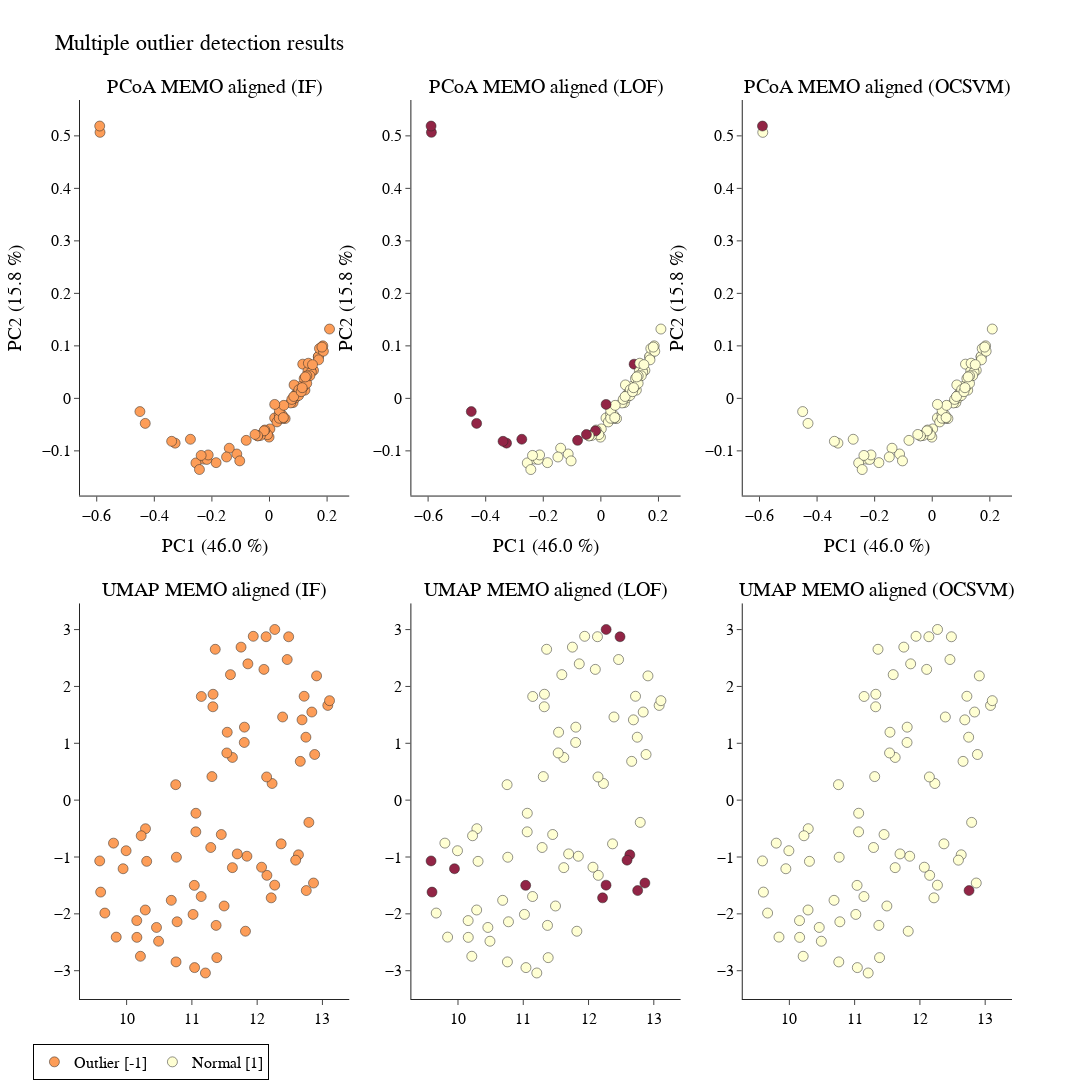

The code cell stored with this chart in its notebook:
### Markdown cell above
#### SC.2.1 PCoA + UMAP combined visualization

### Code cell
pcoa_umap_2d(
    matrix= metric_df,
    data = SC,
    metric= 'braycurtis', 
    filename_header=filename_header)

### Figure 1 — Plotly figure (JSON) as saved in the notebook; plotly's stock layout.template omitted (floating-point values rounded to 4 significant figures)
{"data": [{"hovertext": ["LQ-01-61-08_pos.mzXML", "LQ-01-61-09_pos.mzXML", "LQ-01-61-15_pos.mzXML", "LQ-01-61-05_pos.mzXML", "LQ-01-61-12_pos.mzXML", "LQ-01-61-22_pos.mzXML", "LQ-01-61-27_pos.mzXML", "LQ-01-61-10_pos.mzXML", "LQ-01-61-06_pos.mzXML", "LQ-01-61-02_pos.mzXML", "LQ-01-61-01_pos.mzXML", "LQ-01-61-16_pos.mzXML", "LQ-01-61-13_pos.mzXML", "LQ-01-61-04_pos.mzXML", "LQ-01-61-03_pos.mzXML", "LQ-01-61-11_pos.mzXML", "LQ-01-61-42_pos.mzXML", "LQ-01-61-28_pos.mzXML", "LQ-01-61-21_pos.mzXML", "LQ-01-61-23_pos.mzXML", "LQ-01-61-47_pos.mzXML", "LQ-01-61-18_pos.mzXML", "LQ-01-61-26_pos.mzXML", "LQ-01-61-29_pos.mzXML", "LQ-01-61-44_pos.mzXML", "LQ-01-61-46_pos.mzXML", "LQ-01-61-30_pos.mzXML", "LQ-01-61-17_pos.mzXML", "LQ-01-61-32_pos.mzXML", "LQ-01-61-25_pos.mzXML", "LQ-01-61-14_pos.mzXML", "LQ-01-61-62_pos.mzXML", "LQ-01-61-57_pos.mzXML", "LQ-01-61-60_pos.mzXML", "LQ-01-61-39_pos.mzXML", "LQ-01-61-33_pos.mzXML", "LQ-01-61-77_pos.mzXML", "LQ-01-61-38_pos.mzXML", "LQ-01-61-43_pos.mzXML", "LQ-01-61-07_pos.mzXML", "LQ-01-61-61_pos.mzXML", "LQ-01-61-36_pos.mzXML", "LQ-01-61-48_pos.mzXML", "LQ-01-61-49_pos.mzXML", "LQ-01-61-20_pos.mzXML", "LQ-01-61-19_pos.mzXML", "LQ-01-61-40_pos.mzXML", "LQ-01-61-24_pos.mzXML", "LQ-01-61-34_pos.mzXML", "LQ-01-61-51_pos.mzXML", "LQ-01-61-31_pos.mzXML", "LQ-01-61-76_pos.mzXML", "LQ-01-61-64_pos.mzXML", "LQ-01-61-52_pos.mzXML", "LQ-01-61-68_pos.mzXML", "LQ-01-61-50_pos.mzXML", "LQ-01-61-78_pos.mzXML", "LQ-01-61-63_pos.mzXML", "LQ-01-61-67_pos.mzXML", "LQ-01-61-54_pos.mzXML", "LQ-01-61-69_pos.mzXML", "LQ-01-61-53_pos.mzXML", "LQ-01-61-45_pos.mzXML", "LQ-01-61-59_pos.mzXML", "LQ-01-61-58_pos.mzXML", "LQ-01-61-41_pos.mzXML", "LQ-01-61-66_pos.mzXML", "LQ-01-61-35_pos.mzXML", "LQ-01-61-71_pos.mzXML", "LQ-01-61-72_pos.mzXML", "LQ-01-61-70_pos.mzXML", "LQ-01-61-65_pos.mzXML", "LQ-01-61-75_pos.mzXML", "LQ-01-61-37_pos.mzXML", "LQ-01-61-73_pos.mzXML", "LQ-01-61-74_pos.mzXML", "LQ-01-61-55_pos.mzXML", "LQ-01-61-56_pos.mzXML"], "marker": {"color": [1, 1, 1, 1, 1, 1, 1, 1, 1, 1, 1, 1, 1, 1, 1, 1, 1, 1, 1, 1, 1, 1, 1, 1, 1, 1, 1, 1, 1, 1, 1, 1, 1, 1, 1, 1, 1, 1, 1, 1, 1, 1, 1, 1, 1, 1, 1, 1, 1, 1, 1, 1, 1, 1, 1, 1, 1, 1, 1, 1, 1, 1, 1, 1, 1, 1, 1, 1, 1, 1, 1, 1, 1, 1, 1, 1, 1, 1], "colorscale": [[0, "rgb(128,0,38)"], [0.125, "rgb(189,0,38)"], [0.25, "rgb(227,26,28)"], [0.375, "rgb(252,78,42)"], [0.5, "rgb(253,141,60)"], [0.625, "rgb(254,178,76)"], [0.75, "rgb(254,217,118)"], [0.875, "rgb(255,237,160)"], [1, "rgb(255,255,204)"]], "line": {"color": "black", "width": 0.5}, "showscale": false, "size": 10}, "mode": "markers", "opacity": 0.85, "showlegend": false, "type": "scatter", "x": [-0.2286, -0.4501, -0.1135, -0.1034, 0.001457, -0.3276, -0.1854, 0.08195, -0.00143, 0.09354, 0.1231, 0.09652, 0.1694, 0.1368, 0.07349, 0.1699, -0.1397, -0.1491, -0.2555, -0.3398, -0.2175, -0.007057, 0.08935, 0.09277, 0.01784, -0.03137, 0.1529, 0.1177, 0.1096, 0.1271, 0.08534, -0.2128, -0.2373, -0.4315, 0.04453, 0.1433, -0.5886, 0.05438, 0.02596, 0.1155, -0.04088, 0.08656, 0.04559, -0.01624, 0.2085, 0.1203, 0.101, 0.1853, 0.1735, 0.03374, 0.1336, -0.5897, -0.01857, 0.03389, -0.2433, -0.04112, -0.2746, -0.08086, 0.0342, 0.1021, 0.04963, 0.07757, 0.1294, 0.1453, 0.1872, 0.1351, 0.08427, 0.1822, 0.1102, 0.01812, -0.05027, 0.1402, 0.1705, 0.1136, 0.04823, 0.1296, 0.1247, 0.1494], "xaxis": "x", "y": [-0.1156, -0.02519, -0.1059, -0.1191, -0.0582, -0.08527, -0.1224, -0.008078, -0.07382, 0.00568, 0.01564, 0.009842, 0.07915, 0.04527, -0.008717, 0.07997, -0.09498, -0.1117, -0.123, -0.08181, -0.1164, -0.06909, 0.000935, 0.008127, -0.03735, -0.07069, 0.05334, 0.02228, 0.02326, 0.0371, 0.02562, -0.1078, -0.1087, -0.04766, -0.03203, 0.05336, 0.5067, -0.03849, -0.04484, 0.06516, -0.0712, 0.00394, -0.03819, -0.06031, 0.132, 0.03767, 0.005376, 0.1, 0.09494, -0.03016, 0.05179, 0.5187, -0.06192, -0.03788, -0.1356, -0.07151, -0.0779, -0.08002, -0.02307, 0.01654, -0.01331, -0.00199, 0.02859, 0.05008, 0.08979, 0.06695, 0.00359, 0.09765, 0.01274, -0.01152, -0.06877, 0.04315, 0.0734, 0.02032, -0.03658, 0.04286, 0.04086, 0.0642], "yaxis": "y"}, {"hovertext": ["LQ-01-61-08_pos.mzXML", "LQ-01-61-09_pos.mzXML", "LQ-01-61-15_pos.mzXML", "LQ-01-61-05_pos.mzXML", "LQ-01-61-12_pos.mzXML", "LQ-01-61-22_pos.mzXML", "LQ-01-61-27_pos.mzXML", "LQ-01-61-10_pos.mzXML", "LQ-01-61-06_pos.mzXML", "LQ-01-61-02_pos.mzXML", "LQ-01-61-01_pos.mzXML", "LQ-01-61-16_pos.mzXML", "LQ-01-61-13_pos.mzXML", "LQ-01-61-04_pos.mzXML", "LQ-01-61-03_pos.mzXML", "LQ-01-61-11_pos.mzXML", "LQ-01-61-42_pos.mzXML", "LQ-01-61-28_pos.mzXML", "LQ-01-61-21_pos.mzXML", "LQ-01-61-23_pos.mzXML", "LQ-01-61-47_pos.mzXML", "LQ-01-61-18_pos.mzXML", "LQ-01-61-26_pos.mzXML", "LQ-01-61-29_pos.mzXML", "LQ-01-61-44_pos.mzXML", "LQ-01-61-46_pos.mzXML", "LQ-01-61-30_pos.mzXML", "LQ-01-61-17_pos.mzXML", "LQ-01-61-32_pos.mzXML", "LQ-01-61-25_pos.mzXML", "LQ-01-61-14_pos.mzXML", "LQ-01-61-62_pos.mzXML", "LQ-01-61-57_pos.mzXML", "LQ-01-61-60_pos.mzXML", "LQ-01-61-39_pos.mzXML", "LQ-01-61-33_pos.mzXML", "LQ-01-61-77_pos.mzXML", "LQ-01-61-38_pos.mzXML", "LQ-01-61-43_pos.mzXML", "LQ-01-61-07_pos.mzXML", "LQ-01-61-61_pos.mzXML", "LQ-01-61-36_pos.mzXML", "LQ-01-61-48_pos.mzXML", "LQ-01-61-49_pos.mzXML", "LQ-01-61-20_pos.mzXML", "LQ-01-61-19_pos.mzXML", "LQ-01-61-40_pos.mzXML", "LQ-01-61-24_pos.mzXML", "LQ-01-61-34_pos.mzXML", "LQ-01-61-51_pos.mzXML", "LQ-01-61-31_pos.mzXML", "LQ-01-61-76_pos.mzXML", "LQ-01-61-64_pos.mzXML", "LQ-01-61-52_pos.mzXML", "LQ-01-61-68_pos.mzXML", "LQ-01-61-50_pos.mzXML", "LQ-01-61-78_pos.mzXML", "LQ-01-61-63_pos.mzXML", "LQ-01-61-67_pos.mzXML", "LQ-01-61-54_pos.mzXML", "LQ-01-61-69_pos.mzXML", "LQ-01-61-53_pos.mzXML", "LQ-01-61-45_pos.mzXML", "LQ-01-61-59_pos.mzXML", "LQ-01-61-58_pos.mzXML", "LQ-01-61-41_pos.mzXML", "LQ-01-61-66_pos.mzXML", "LQ-01-61-35_pos.mzXML", "LQ-01-61-71_pos.mzXML", "LQ-01-61-72_pos.mzXML", "LQ-01-61-70_pos.mzXML", "LQ-01-61-65_pos.mzXML", "LQ-01-61-75_pos.mzXML", "LQ-01-61-37_pos.mzXML", "LQ-01-61-73_pos.mzXML", "LQ-01-61-74_pos.mzXML", "LQ-01-61-55_pos.mzXML", "LQ-01-61-56_pos.mzXML"], "marker": {"color": [1, -1, 1, 1, 1, -1, 1, 1, 1, 1, 1, 1, 1, 1, 1, 1, 1, 1, 1, -1, 1, 1, 1, 1, 1, 1, 1, 1, 1, 1, 1, 1, 1, -1, 1, 1, -1, 1, 1, -1, 1, 1, 1, 1, 1, 1, 1, 1, 1, 1, 1, -1, -1, 1, 1, 1, -1, -1, 1, 1, 1, 1, 1, 1, 1, 1, 1, 1, 1, -1, -1, 1, 1, 1, 1, 1, 1, 1], "colorscale": [[0, "rgb(128,0,38)"], [0.125, "rgb(189,0,38)"], [0.25, "rgb(227,26,28)"], [0.375, "rgb(252,78,42)"], [0.5, "rgb(253,141,60)"], [0.625, "rgb(254,178,76)"], [0.75, "rgb(254,217,118)"], [0.875, "rgb(255,237,160)"], [1, "rgb(255,255,204)"]], "line": {"color": "black", "width": 0.5}, "showscale": false, "size": 10}, "mode": "markers", "opacity": 0.85, "showlegend": false, "type": "scatter", "x": [-0.2286, -0.4501, -0.1135, -0.1034, 0.001457, -0.3276, -0.1854, 0.08195, -0.00143, 0.09354, 0.1231, 0.09652, 0.1694, 0.1368, 0.07349, 0.1699, -0.1397, -0.1491, -0.2555, -0.3398, -0.2175, -0.007057, 0.08935, 0.09277, 0.01784, -0.03137, 0.1529, 0.1177, 0.1096, 0.1271, 0.08534, -0.2128, -0.2373, -0.4315, 0.04453, 0.1433, -0.5886, 0.05438, 0.02596, 0.1155, -0.04088, 0.08656, 0.04559, -0.01624, 0.2085, 0.1203, 0.101, 0.1853, 0.1735, 0.03374, 0.1336, -0.5897, -0.01857, 0.03389, -0.2433, -0.04112, -0.2746, -0.08086, 0.0342, 0.1021, 0.04963, 0.07757, 0.1294, 0.1453, 0.1872, 0.1351, 0.08427, 0.1822, 0.1102, 0.01812, -0.05027, 0.1402, 0.1705, 0.1136, 0.04823, 0.1296, 0.1247, 0.1494], "xaxis": "x2", "y": [-0.1156, -0.02519, -0.1059, -0.1191, -0.0582, -0.08527, -0.1224, -0.008078, -0.07382, 0.00568, 0.01564, 0.009842, 0.07915, 0.04527, -0.008717, 0.07997, -0.09498, -0.1117, -0.123, -0.08181, -0.1164, -0.06909, 0.000935, 0.008127, -0.03735, -0.07069, 0.05334, 0.02228, 0.02326, 0.0371, 0.02562, -0.1078, -0.1087, -0.04766, -0.03203, 0.05336, 0.5067, -0.03849, -0.04484, 0.06516, -0.0712, 0.00394, -0.03819, -0.06031, 0.132, 0.03767, 0.005376, 0.1, 0.09494, -0.03016, 0.05179, 0.5187, -0.06192, -0.03788, -0.1356, -0.07151, -0.0779, -0.08002, -0.02307, 0.01654, -0.01331, -0.00199, 0.02859, 0.05008, 0.08979, 0.06695, 0.00359, 0.09765, 0.01274, -0.01152, -0.06877, 0.04315, 0.0734, 0.02032, -0.03658, 0.04286, 0.04086, 0.0642], "yaxis": "y2"}, {"hovertext": ["LQ-01-61-08_pos.mzXML", "LQ-01-61-09_pos.mzXML", "LQ-01-61-15_pos.mzXML", "LQ-01-61-05_pos.mzXML", "LQ-01-61-12_pos.mzXML", "LQ-01-61-22_pos.mzXML", "LQ-01-61-27_pos.mzXML", "LQ-01-61-10_pos.mzXML", "LQ-01-61-06_pos.mzXML", "LQ-01-61-02_pos.mzXML", "LQ-01-61-01_pos.mzXML", "LQ-01-61-16_pos.mzXML", "LQ-01-61-13_pos.mzXML", "LQ-01-61-04_pos.mzXML", "LQ-01-61-03_pos.mzXML", "LQ-01-61-11_pos.mzXML", "LQ-01-61-42_pos.mzXML", "LQ-01-61-28_pos.mzXML", "LQ-01-61-21_pos.mzXML", "LQ-01-61-23_pos.mzXML", "LQ-01-61-47_pos.mzXML", "LQ-01-61-18_pos.mzXML", "LQ-01-61-26_pos.mzXML", "LQ-01-61-29_pos.mzXML", "LQ-01-61-44_pos.mzXML", "LQ-01-61-46_pos.mzXML", "LQ-01-61-30_pos.mzXML", "LQ-01-61-17_pos.mzXML", "LQ-01-61-32_pos.mzXML", "LQ-01-61-25_pos.mzXML", "LQ-01-61-14_pos.mzXML", "LQ-01-61-62_pos.mzXML", "LQ-01-61-57_pos.mzXML", "LQ-01-61-60_pos.mzXML", "LQ-01-61-39_pos.mzXML", "LQ-01-61-33_pos.mzXML", "LQ-01-61-77_pos.mzXML", "LQ-01-61-38_pos.mzXML", "LQ-01-61-43_pos.mzXML", "LQ-01-61-07_pos.mzXML", "LQ-01-61-61_pos.mzXML", "LQ-01-61-36_pos.mzXML", "LQ-01-61-48_pos.mzXML", "LQ-01-61-49_pos.mzXML", "LQ-01-61-20_pos.mzXML", "LQ-01-61-19_pos.mzXML", "LQ-01-61-40_pos.mzXML", "LQ-01-61-24_pos.mzXML", "LQ-01-61-34_pos.mzXML", "LQ-01-61-51_pos.mzXML", "LQ-01-61-31_pos.mzXML", "LQ-01-61-76_pos.mzXML", "LQ-01-61-64_pos.mzXML", "LQ-01-61-52_pos.mzXML", "LQ-01-61-68_pos.mzXML", "LQ-01-61-50_pos.mzXML", "LQ-01-61-78_pos.mzXML", "LQ-01-61-63_pos.mzXML", "LQ-01-61-67_pos.mzXML", "LQ-01-61-54_pos.mzXML", "LQ-01-61-69_pos.mzXML", "LQ-01-61-53_pos.mzXML", "LQ-01-61-45_pos.mzXML", "LQ-01-61-59_pos.mzXML", "LQ-01-61-58_pos.mzXML", "LQ-01-61-41_pos.mzXML", "LQ-01-61-66_pos.mzXML", "LQ-01-61-35_pos.mzXML", "LQ-01-61-71_pos.mzXML", "LQ-01-61-72_pos.mzXML", "LQ-01-61-70_pos.mzXML", "LQ-01-61-65_pos.mzXML", "LQ-01-61-75_pos.mzXML", "LQ-01-61-37_pos.mzXML", "LQ-01-61-73_pos.mzXML", "LQ-01-61-74_pos.mzXML", "LQ-01-61-55_pos.mzXML", "LQ-01-61-56_pos.mzXML"], "marker": {"color": [1, 1, 1, 1, 1, 1, 1, 1, 1, 1, 1, 1, 1, 1, 1, 1, 1, 1, 1, 1, 1, 1, 1, 1, 1, 1, 1, 1, 1, 1, 1, 1, 1, 1, 1, 1, 1, 1, 1, 1, 1, 1, 1, 1, 1, 1, 1, 1, 1, 1, 1, -1, 1, 1, 1, 1, 1, 1, 1, 1, 1, 1, 1, 1, 1, 1, 1, 1, 1, 1, 1, 1, 1, 1, 1, 1, 1, 1], "colorscale": [[0, "rgb(128,0,38)"], [0.125, "rgb(189,0,38)"], [0.25, "rgb(227,26,28)"], [0.375, "rgb(252,78,42)"], [0.5, "rgb(253,141,60)"], [0.625, "rgb(254,178,76)"], [0.75, "rgb(254,217,118)"], [0.875, "rgb(255,237,160)"], [1, "rgb(255,255,204)"]], "line": {"color": "black", "width": 0.5}, "showscale": false, "size": 10}, "mode": "markers", "opacity": 0.85, "showlegend": false, "type": "scatter", "x": [-0.2286, -0.4501, -0.1135, -0.1034, 0.001457, -0.3276, -0.1854, 0.08195, -0.00143, 0.09354, 0.1231, 0.09652, 0.1694, 0.1368, 0.07349, 0.1699, -0.1397, -0.1491, -0.2555, -0.3398, -0.2175, -0.007057, 0.08935, 0.09277, 0.01784, -0.03137, 0.1529, 0.1177, 0.1096, 0.1271, 0.08534, -0.2128, -0.2373, -0.4315, 0.04453, 0.1433, -0.5886, 0.05438, 0.02596, 0.1155, -0.04088, 0.08656, 0.04559, -0.01624, 0.2085, 0.1203, 0.101, 0.1853, 0.1735, 0.03374, 0.1336, -0.5897, -0.01857, 0.03389, -0.2433, -0.04112, -0.2746, -0.08086, 0.0342, 0.1021, 0.04963, 0.07757, 0.1294, 0.1453, 0.1872, 0.1351, 0.08427, 0.1822, 0.1102, 0.01812, -0.05027, 0.1402, 0.1705, 0.1136, 0.04823, 0.1296, 0.1247, 0.1494], "xaxis": "x3", "y": [-0.1156, -0.02519, -0.1059, -0.1191, -0.0582, -0.08527, -0.1224, -0.008078, -0.07382, 0.00568, 0.01564, 0.009842, 0.07915, 0.04527, -0.008717, 0.07997, -0.09498, -0.1117, -0.123, -0.08181, -0.1164, -0.06909, 0.000935, 0.008127, -0.03735, -0.07069, 0.05334, 0.02228, 0.02326, 0.0371, 0.02562, -0.1078, -0.1087, -0.04766, -0.03203, 0.05336, 0.5067, -0.03849, -0.04484, 0.06516, -0.0712, 0.00394, -0.03819, -0.06031, 0.132, 0.03767, 0.005376, 0.1, 0.09494, -0.03016, 0.05179, 0.5187, -0.06192, -0.03788, -0.1356, -0.07151, -0.0779, -0.08002, -0.02307, 0.01654, -0.01331, -0.00199, 0.02859, 0.05008, 0.08979, 0.06695, 0.00359, 0.09765, 0.01274, -0.01152, -0.06877, 0.04315, 0.0734, 0.02032, -0.03658, 0.04286, 0.04086, 0.0642], "yaxis": "y3"}, {"hovertext": ["LQ-01-61-08_pos.mzXML", "LQ-01-61-09_pos.mzXML", "LQ-01-61-15_pos.mzXML", "LQ-01-61-05_pos.mzXML", "LQ-01-61-12_pos.mzXML", "LQ-01-61-22_pos.mzXML", "LQ-01-61-27_pos.mzXML", "LQ-01-61-10_pos.mzXML", "LQ-01-61-06_pos.mzXML", "LQ-01-61-02_pos.mzXML", "LQ-01-61-01_pos.mzXML", "LQ-01-61-16_pos.mzXML", "LQ-01-61-13_pos.mzXML", "LQ-01-61-04_pos.mzXML", "LQ-01-61-03_pos.mzXML", "LQ-01-61-11_pos.mzXML", "LQ-01-61-42_pos.mzXML", "LQ-01-61-28_pos.mzXML", "LQ-01-61-21_pos.mzXML", "LQ-01-61-23_pos.mzXML", "LQ-01-61-47_pos.mzXML", "LQ-01-61-18_pos.mzXML", "LQ-01-61-26_pos.mzXML", "LQ-01-61-29_pos.mzXML", "LQ-01-61-44_pos.mzXML", "LQ-01-61-46_pos.mzXML", "LQ-01-61-30_pos.mzXML", "LQ-01-61-17_pos.mzXML", "LQ-01-61-32_pos.mzXML", "LQ-01-61-25_pos.mzXML", "LQ-01-61-14_pos.mzXML", "LQ-01-61-62_pos.mzXML", "LQ-01-61-57_pos.mzXML", "LQ-01-61-60_pos.mzXML", "LQ-01-61-39_pos.mzXML", "LQ-01-61-33_pos.mzXML", "LQ-01-61-77_pos.mzXML", "LQ-01-61-38_pos.mzXML", "LQ-01-61-43_pos.mzXML", "LQ-01-61-07_pos.mzXML", "LQ-01-61-61_pos.mzXML", "LQ-01-61-36_pos.mzXML", "LQ-01-61-48_pos.mzXML", "LQ-01-61-49_pos.mzXML", "LQ-01-61-20_pos.mzXML", "LQ-01-61-19_pos.mzXML", "LQ-01-61-40_pos.mzXML", "LQ-01-61-24_pos.mzXML", "LQ-01-61-34_pos.mzXML", "LQ-01-61-51_pos.mzXML", "LQ-01-61-31_pos.mzXML", "LQ-01-61-76_pos.mzXML", "LQ-01-61-64_pos.mzXML", "LQ-01-61-52_pos.mzXML", "LQ-01-61-68_pos.mzXML", "LQ-01-61-50_pos.mzXML", "LQ-01-61-78_pos.mzXML", "LQ-01-61-63_pos.mzXML", "LQ-01-61-67_pos.mzXML", "LQ-01-61-54_pos.mzXML", "LQ-01-61-69_pos.mzXML", "LQ-01-61-53_pos.mzXML", "LQ-01-61-45_pos.mzXML", "LQ-01-61-59_pos.mzXML", "LQ-01-61-58_pos.mzXML", "LQ-01-61-41_pos.mzXML", "LQ-01-61-66_pos.mzXML", "LQ-01-61-35_pos.mzXML", "LQ-01-61-71_pos.mzXML", "LQ-01-61-72_pos.mzXML", "LQ-01-61-70_pos.mzXML", "LQ-01-61-65_pos.mzXML", "LQ-01-61-75_pos.mzXML", "LQ-01-61-37_pos.mzXML", "LQ-01-61-73_pos.mzXML", "LQ-01-61-74_pos.mzXML", "LQ-01-61-55_pos.mzXML", "LQ-01-61-56_pos.mzXML"], "marker": {"color": [1, 1, 1, 1, 1, 1, 1, 1, 1, 1, 1, 1, 1, 1, 1, 1, 1, 1, 1, 1, 1, 1, 1, 1, 1, 1, 1, 1, 1, 1, 1, 1, 1, 1, 1, 1, 1, 1, 1, 1, 1, 1, 1, 1, 1, 1, 1, 1, 1, 1, 1, 1, 1, 1, 1, 1, 1, 1, 1, 1, 1, 1, 1, 1, 1, 1, 1, 1, 1, 1, 1, 1, 1, 1, 1, 1, 1, 1], "colorscale": [[0, "rgb(128,0,38)"], [0.125, "rgb(189,0,38)"], [0.25, "rgb(227,26,28)"], [0.375, "rgb(252,78,42)"], [0.5, "rgb(253,141,60)"], [0.625, "rgb(254,178,76)"], [0.75, "rgb(254,217,118)"], [0.875, "rgb(255,237,160)"], [1, "rgb(255,255,204)"]], "line": {"color": "black", "width": 0.5}, "showscale": false, "size": 10}, "mode": "markers", "name": "Outlier [-1]", "opacity": 0.85, "type": "scatter", "x": [11.82, 12.63, 11.84, 11.45, 10.16, 12.27, 11.7, 11.14, 11.36, 12.46, 11.21, 9.841, 12.69, 11.75, 11.94, 12.39, 10.16, 9.799, 12.15, 12.22, 12.07, 11.29, 10.29, 12.84, 12.75, 11.02, 11.04, 10.29, 11.8, 10.76, 12.14, 12.79, 11.62, 12.59, 10.46, 10.68, 12.86, 11.06, 11.38, 9.602, 12.88, 10.49, 10.31, 12.23, 11.31, 9.667, 10.77, 10.22, 9.992, 11.49, 11.59, 12.75, 9.946, 11.37, 12.37, 12.15, 12.27, 11.04, 12.91, 11.32, 13.08, 12.66, 11.81, 10.21, 11.62, 12.72, 13.11, 11.06, 11.54, 9.588, 12.48, 10.76, 11.54, 10.75, 12.1, 11.86, 11.32, 11.14], "xaxis": "x4", "y": [-2.306, -0.9614, -0.9864, -0.6045, -2.119, -1.495, -0.9457, -1.695, 2.653, 2.473, -3.04, -2.409, 1.412, 2.691, 2.882, 1.463, -2.413, -0.756, -1.322, -1.719, -1.179, -0.833, -1.932, 1.55, 1.107, -2.01, -2.945, -0.5025, 1.014, -1.004, 2.875, -0.3913, -1.187, -1.056, -2.239, -1.762, -1.457, -0.5573, -2.77, -1.617, 0.803, -2.482, -1.077, 0.2929, 0.4145, -1.986, -2.139, -0.6262, -0.8895, -1.862, 2.208, -1.59, -1.206, -2.203, -0.7687, 0.4081, 3.002, -1.499, 2.186, 1.642, 1.666, 0.6822, 1.284, -2.746, 0.7511, 1.827, 1.75, -0.2305, 0.8303, -1.069, 2.874, -2.845, 1.194, 0.2724, 2.3, 2.397, 1.863, 1.824], "yaxis": "y4"}, {"hovertext": ["LQ-01-61-08_pos.mzXML", "LQ-01-61-09_pos.mzXML", "LQ-01-61-15_pos.mzXML", "LQ-01-61-05_pos.mzXML", "LQ-01-61-12_pos.mzXML", "LQ-01-61-22_pos.mzXML", "LQ-01-61-27_pos.mzXML", "LQ-01-61-10_pos.mzXML", "LQ-01-61-06_pos.mzXML", "LQ-01-61-02_pos.mzXML", "LQ-01-61-01_pos.mzXML", "LQ-01-61-16_pos.mzXML", "LQ-01-61-13_pos.mzXML", "LQ-01-61-04_pos.mzXML", "LQ-01-61-03_pos.mzXML", "LQ-01-61-11_pos.mzXML", "LQ-01-61-42_pos.mzXML", "LQ-01-61-28_pos.mzXML", "LQ-01-61-21_pos.mzXML", "LQ-01-61-23_pos.mzXML", "LQ-01-61-47_pos.mzXML", "LQ-01-61-18_pos.mzXML", "LQ-01-61-26_pos.mzXML", "LQ-01-61-29_pos.mzXML", "LQ-01-61-44_pos.mzXML", "LQ-01-61-46_pos.mzXML", "LQ-01-61-30_pos.mzXML", "LQ-01-61-17_pos.mzXML", "LQ-01-61-32_pos.mzXML", "LQ-01-61-25_pos.mzXML", "LQ-01-61-14_pos.mzXML", "LQ-01-61-62_pos.mzXML", "LQ-01-61-57_pos.mzXML", "LQ-01-61-60_pos.mzXML", "LQ-01-61-39_pos.mzXML", "LQ-01-61-33_pos.mzXML", "LQ-01-61-77_pos.mzXML", "LQ-01-61-38_pos.mzXML", "LQ-01-61-43_pos.mzXML", "LQ-01-61-07_pos.mzXML", "LQ-01-61-61_pos.mzXML", "LQ-01-61-36_pos.mzXML", "LQ-01-61-48_pos.mzXML", "LQ-01-61-49_pos.mzXML", "LQ-01-61-20_pos.mzXML", "LQ-01-61-19_pos.mzXML", "LQ-01-61-40_pos.mzXML", "LQ-01-61-24_pos.mzXML", "LQ-01-61-34_pos.mzXML", "LQ-01-61-51_pos.mzXML", "LQ-01-61-31_pos.mzXML", "LQ-01-61-76_pos.mzXML", "LQ-01-61-64_pos.mzXML", "LQ-01-61-52_pos.mzXML", "LQ-01-61-68_pos.mzXML", "LQ-01-61-50_pos.mzXML", "LQ-01-61-78_pos.mzXML", "LQ-01-61-63_pos.mzXML", "LQ-01-61-67_pos.mzXML", "LQ-01-61-54_pos.mzXML", "LQ-01-61-69_pos.mzXML", "LQ-01-61-53_pos.mzXML", "LQ-01-61-45_pos.mzXML", "LQ-01-61-59_pos.mzXML", "LQ-01-61-58_pos.mzXML", "LQ-01-61-41_pos.mzXML", "LQ-01-61-66_pos.mzXML", "LQ-01-61-35_pos.mzXML", "LQ-01-61-71_pos.mzXML", "LQ-01-61-72_pos.mzXML", "LQ-01-61-70_pos.mzXML", "LQ-01-61-65_pos.mzXML", "LQ-01-61-75_pos.mzXML", "LQ-01-61-37_pos.mzXML", "LQ-01-61-73_pos.mzXML", "LQ-01-61-74_pos.mzXML", "LQ-01-61-55_pos.mzXML", "LQ-01-61-56_pos.mzXML"], "marker": {"color": [1, -1, 1, 1, 1, -1, 1, 1, 1, 1, 1, 1, 1, 1, 1, 1, 1, 1, 1, -1, 1, 1, 1, 1, 1, 1, 1, 1, 1, 1, 1, 1, 1, -1, 1, 1, -1, 1, 1, -1, 1, 1, 1, 1, 1, 1, 1, 1, 1, 1, 1, -1, -1, 1, 1, 1, -1, -1, 1, 1, 1, 1, 1, 1, 1, 1, 1, 1, 1, -1, -1, 1, 1, 1, 1, 1, 1, 1], "colorscale": [[0, "rgb(128,0,38)"], [0.125, "rgb(189,0,38)"], [0.25, "rgb(227,26,28)"], [0.375, "rgb(252,78,42)"], [0.5, "rgb(253,141,60)"], [0.625, "rgb(254,178,76)"], [0.75, "rgb(254,217,118)"], [0.875, "rgb(255,237,160)"], [1, "rgb(255,255,204)"]], "line": {"color": "black", "width": 0.5}, "showscale": false, "size": 10}, "mode": "markers", "name": "Normal [1]", "opacity": 0.85, "showlegend": true, "type": "scatter", "x": [11.82, 12.63, 11.84, 11.45, 10.16, 12.27, 11.7, 11.14, 11.36, 12.46, 11.21, 9.841, 12.69, 11.75, 11.94, 12.39, 10.16, 9.799, 12.15, 12.22, 12.07, 11.29, 10.29, 12.84, 12.75, 11.02, 11.04, 10.29, 11.8, 10.76, 12.14, 12.79, 11.62, 12.59, 10.46, 10.68, 12.86, 11.06, 11.38, 9.602, 12.88, 10.49, 10.31, 12.23, 11.31, 9.667, 10.77, 10.22, 9.992, 11.49, 11.59, 12.75, 9.946, 11.37, 12.37, 12.15, 12.27, 11.04, 12.91, 11.32, 13.08, 12.66, 11.81, 10.21, 11.62, 12.72, 13.11, 11.06, 11.54, 9.588, 12.48, 10.76, 11.54, 10.75, 12.1, 11.86, 11.32, 11.14], "xaxis": "x5", "y": [-2.306, -0.9614, -0.9864, -0.6045, -2.119, -1.495, -0.9457, -1.695, 2.653, 2.473, -3.04, -2.409, 1.412, 2.691, 2.882, 1.463, -2.413, -0.756, -1.322, -1.719, -1.179, -0.833, -1.932, 1.55, 1.107, -2.01, -2.945, -0.5025, 1.014, -1.004, 2.875, -0.3913, -1.187, -1.056, -2.239, -1.762, -1.457, -0.5573, -2.77, -1.617, 0.803, -2.482, -1.077, 0.2929, 0.4145, -1.986, -2.139, -0.6262, -0.8895, -1.862, 2.208, -1.59, -1.206, -2.203, -0.7687, 0.4081, 3.002, -1.499, 2.186, 1.642, 1.666, 0.6822, 1.284, -2.746, 0.7511, 1.827, 1.75, -0.2305, 0.8303, -1.069, 2.874, -2.845, 1.194, 0.2724, 2.3, 2.397, 1.863, 1.824], "yaxis": "y5"}, {"hovertext": ["LQ-01-61-08_pos.mzXML", "LQ-01-61-09_pos.mzXML", "LQ-01-61-15_pos.mzXML", "LQ-01-61-05_pos.mzXML", "LQ-01-61-12_pos.mzXML", "LQ-01-61-22_pos.mzXML", "LQ-01-61-27_pos.mzXML", "LQ-01-61-10_pos.mzXML", "LQ-01-61-06_pos.mzXML", "LQ-01-61-02_pos.mzXML", "LQ-01-61-01_pos.mzXML", "LQ-01-61-16_pos.mzXML", "LQ-01-61-13_pos.mzXML", "LQ-01-61-04_pos.mzXML", "LQ-01-61-03_pos.mzXML", "LQ-01-61-11_pos.mzXML", "LQ-01-61-42_pos.mzXML", "LQ-01-61-28_pos.mzXML", "LQ-01-61-21_pos.mzXML", "LQ-01-61-23_pos.mzXML", "LQ-01-61-47_pos.mzXML", "LQ-01-61-18_pos.mzXML", "LQ-01-61-26_pos.mzXML", "LQ-01-61-29_pos.mzXML", "LQ-01-61-44_pos.mzXML", "LQ-01-61-46_pos.mzXML", "LQ-01-61-30_pos.mzXML", "LQ-01-61-17_pos.mzXML", "LQ-01-61-32_pos.mzXML", "LQ-01-61-25_pos.mzXML", "LQ-01-61-14_pos.mzXML", "LQ-01-61-62_pos.mzXML", "LQ-01-61-57_pos.mzXML", "LQ-01-61-60_pos.mzXML", "LQ-01-61-39_pos.mzXML", "LQ-01-61-33_pos.mzXML", "LQ-01-61-77_pos.mzXML", "LQ-01-61-38_pos.mzXML", "LQ-01-61-43_pos.mzXML", "LQ-01-61-07_pos.mzXML", "LQ-01-61-61_pos.mzXML", "LQ-01-61-36_pos.mzXML", "LQ-01-61-48_pos.mzXML", "LQ-01-61-49_pos.mzXML", "LQ-01-61-20_pos.mzXML", "LQ-01-61-19_pos.mzXML", "LQ-01-61-40_pos.mzXML", "LQ-01-61-24_pos.mzXML", "LQ-01-61-34_pos.mzXML", "LQ-01-61-51_pos.mzXML", "LQ-01-61-31_pos.mzXML", "LQ-01-61-76_pos.mzXML", "LQ-01-61-64_pos.mzXML", "LQ-01-61-52_pos.mzXML", "LQ-01-61-68_pos.mzXML", "LQ-01-61-50_pos.mzXML", "LQ-01-61-78_pos.mzXML", "LQ-01-61-63_pos.mzXML", "LQ-01-61-67_pos.mzXML", "LQ-01-61-54_pos.mzXML", "LQ-01-61-69_pos.mzXML", "LQ-01-61-53_pos.mzXML", "LQ-01-61-45_pos.mzXML", "LQ-01-61-59_pos.mzXML", "LQ-01-61-58_pos.mzXML", "LQ-01-61-41_pos.mzXML", "LQ-01-61-66_pos.mzXML", "LQ-01-61-35_pos.mzXML", "LQ-01-61-71_pos.mzXML", "LQ-01-61-72_pos.mzXML", "LQ-01-61-70_pos.mzXML", "LQ-01-61-65_pos.mzXML", "LQ-01-61-75_pos.mzXML", "LQ-01-61-37_pos.mzXML", "LQ-01-61-73_pos.mzXML", "LQ-01-61-74_pos.mzXML", "LQ-01-61-55_pos.mzXML", "LQ-01-61-56_pos.mzXML"], "legendgrouptitle": {"text": "Anomaly"}, "marker": {"color": [1, 1, 1, 1, 1, 1, 1, 1, 1, 1, 1, 1, 1, 1, 1, 1, 1, 1, 1, 1, 1, 1, 1, 1, 1, 1, 1, 1, 1, 1, 1, 1, 1, 1, 1, 1, 1, 1, 1, 1, 1, 1, 1, 1, 1, 1, 1, 1, 1, 1, 1, -1, 1, 1, 1, 1, 1, 1, 1, 1, 1, 1, 1, 1, 1, 1, 1, 1, 1, 1, 1, 1, 1, 1, 1, 1, 1, 1], "colorscale": [[0, "rgb(128,0,38)"], [0.125, "rgb(189,0,38)"], [0.25, "rgb(227,26,28)"], [0.375, "rgb(252,78,42)"], [0.5, "rgb(253,141,60)"], [0.625, "rgb(254,178,76)"], [0.75, "rgb(254,217,118)"], [0.875, "rgb(255,237,160)"], [1, "rgb(255,255,204)"]], "line": {"color": "black", "width": 0.5}, "showscale": false, "size": 10}, "mode": "markers", "opacity": 0.85, "showlegend": false, "type": "scatter", "x": [11.82, 12.63, 11.84, 11.45, 10.16, 12.27, 11.7, 11.14, 11.36, 12.46, 11.21, 9.841, 12.69, 11.75, 11.94, 12.39, 10.16, 9.799, 12.15, 12.22, 12.07, 11.29, 10.29, 12.84, 12.75, 11.02, 11.04, 10.29, 11.8, 10.76, 12.14, 12.79, 11.62, 12.59, 10.46, 10.68, 12.86, 11.06, 11.38, 9.602, 12.88, 10.49, 10.31, 12.23, 11.31, 9.667, 10.77, 10.22, 9.992, 11.49, 11.59, 12.75, 9.946, 11.37, 12.37, 12.15, 12.27, 11.04, 12.91, 11.32, 13.08, 12.66, 11.81, 10.21, 11.62, 12.72, 13.11, 11.06, 11.54, 9.588, 12.48, 10.76, 11.54, 10.75, 12.1, 11.86, 11.32, 11.14], "xaxis": "x6", "y": [-2.306, -0.9614, -0.9864, -0.6045, -2.119, -1.495, -0.9457, -1.695, 2.653, 2.473, -3.04, -2.409, 1.412, 2.691, 2.882, 1.463, -2.413, -0.756, -1.322, -1.719, -1.179, -0.833, -1.932, 1.55, 1.107, -2.01, -2.945, -0.5025, 1.014, -1.004, 2.875, -0.3913, -1.187, -1.056, -2.239, -1.762, -1.457, -0.5573, -2.77, -1.617, 0.803, -2.482, -1.077, 0.2929, 0.4145, -1.986, -2.139, -0.6262, -0.8895, -1.862, 2.208, -1.59, -1.206, -2.203, -0.7687, 0.4081, 3.002, -1.499, 2.186, 1.642, 1.666, 0.6822, 1.284, -2.746, 0.7511, 1.827, 1.75, -0.2305, 0.8303, -1.069, 2.874, -2.845, 1.194, 0.2724, 2.3, 2.397, 1.863, 1.824], "yaxis": "y6"}], "layout": {"annotations": [{"font": {"size": 20}, "showarrow": false, "text": "PCoA MEMO aligned (IF)", "x": 0.1444, "xanchor": "center", "xref": "paper", "y": 1, "yanchor": "bottom", "yref": "paper"}, {"font": {"size": 20}, "showarrow": false, "text": "PCoA MEMO aligned (LOF)", "x": 0.5, "xanchor": "center", "xref": "paper", "y": 1, "yanchor": "bottom", "yref": "paper"}, {"font": {"size": 20}, "showarrow": false, "text": "PCoA MEMO aligned (OCSVM)", "x": 0.8556, "xanchor": "center", "xref": "paper", "y": 1, "yanchor": "bottom", "yref": "paper"}, {"font": {"size": 20}, "showarrow": false, "text": "UMAP MEMO aligned (IF)", "x": 0.1444, "xanchor": "center", "xref": "paper", "y": 0.44, "yanchor": "bottom", "yref": "paper"}, {"font": {"size": 20}, "showarrow": false, "text": "UMAP MEMO aligned (LOF)", "x": 0.5, "xanchor": "center", "xref": "paper", "y": 0.44, "yanchor": "bottom", "yref": "paper"}, {"font": {"size": 20}, "showarrow": false, "text": "UMAP MEMO aligned (OCSVM)", "x": 0.8556, "xanchor": "center", "xref": "paper", "y": 0.44, "yanchor": "bottom", "yref": "paper"}], "font": {"color": "black", "family": "Times New Roman", "size": 16}, "height": 1200, "legend": {"bordercolor": "Black", "borderwidth": 1, "orientation": "h", "x": -0.05, "y": -0.05}, "title": {"text": "Multiple outlier detection results"}, "width": 1500, "xaxis": {"anchor": "y", "domain": [0, 0.2889], "title": {"text": "PC1 (46.0 %)"}}, "xaxis2": {"anchor": "y2", "domain": [0.3556, 0.6444], "title": {"text": "PC1 (46.0 %)"}}, "xaxis3": {"anchor": "y3", "domain": [0.7111, 1], "title": {"text": "PC1 (46.0 %)"}}, "xaxis4": {"anchor": "y4", "domain": [0, 0.2889]}, "xaxis5": {"anchor": "y5", "domain": [0.3556, 0.6444]}, "xaxis6": {"anchor": "y6", "domain": [0.7111, 1]}, "yaxis": {"anchor": "x", "domain": [0.56, 1], "title": {"text": "PC2 (15.8 %)"}}, "yaxis2": {"anchor": "x2", "domain": [0.56, 1], "title": {"text": "PC2 (15.8 %)"}}, "yaxis3": {"anchor": "x3", "domain": [0.56, 1], "title": {"text": "PC2 (15.8 %)"}}, "yaxis4": {"anchor": "x4", "domain": [0, 0.44]}, "yaxis5": {"anchor": "x5", "domain": [0, 0.44]}, "yaxis6": {"anchor": "x6", "domain": [0, 0.44]}}}
